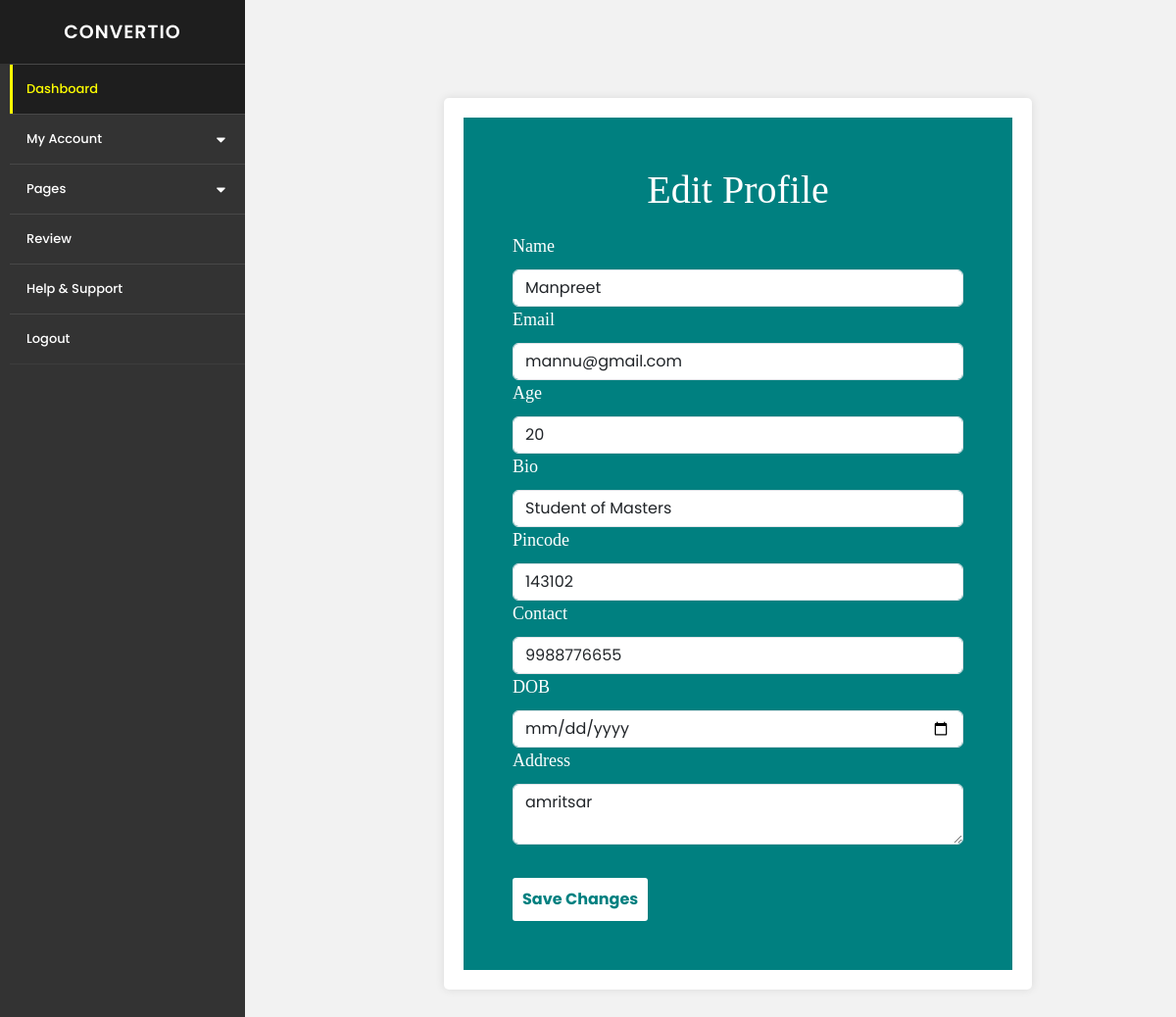
Page /editprofile/ (signed in) on the committed database.
### toolapp/models.py (models this page shows, shortened)
class user_register(models.Model):
    name=models.CharField(max_length=100)
    email=models.EmailField(max_length=50)
    password=models.CharField(max_length=50)
    age=models.CharField(max_length=50, blank=True, null=True)
    bio=models.CharField(max_length=200, blank=True, null=True)
    pincode=models.CharField(max_length=50, blank=True, null=True)
    contact=models.CharField(max_length=20, blank=True, null=True)
    dob=models.CharField(max_length=50, blank=True, null=True)
    address=models.CharField(max_length=100, blank=True, null=True)
    image=models.ImageField(upload_to="data",blank=True, null=True)

### toolapp/views.py (the view)
# urls.py: path("editprofile/",views.editprofile,name='editprofile'),
def editprofile(request):
	if not request.session.has_key('email'):
		return redirect('/login/')
	detail=user_register.objects.get(email=request.session['email'])
	if request.method=="POST":
		detail.name=request.POST.get('nm')
		detail.age=request.POST.get('age')
		detail.bio=request.POST.get('bio')
		detail.pincode=request.POST.get('pin')
		detail.contact=request.POST.get('cont')
		detail.DOB=request.POST.get('date')
		detail.address=request.POST.get('add')
		detail.save()
		print("Successfully edited")
		return redirect('/myprofile/')
	else:
		return render(request,'editprofile.html',{'i':detail})

### template/editprofile.html (shortened to what this page needs)
{% extends 'sidebar.html' %}
{% block content %}
{% load static %}
<!DOCTYPE html>
<html>
<head>
</head>
<body>
	<div class="container">
	<form method="POST" action="" style="background: teal; padding: 50px;">
	  <h1>Edit Profile</h1>
	  <label>Name</label>
	  <input type="text" name="nm" value="{{i.name}}" class="form-control">
	  <label>Email</label>
	  <input type="email" name="em" value="{{i.email}}" class="form-control">
	  <label>Age</label>
	  <input type="number" name="age" value="{{i.age}}" class="form-control">
    <label>Bio</label>
    <input type="text" name="bio" value="{{i.bio}}" class="form-control">
	  <label>Pincode</label>
	  <input type="text" name="pin" value="{{i.pincode}}" class="form-control">
	  <label>Contact</label>
	  <input type="phone" name="cont"  value="{{i.contact}}"class="form-control">
	  <label>DOB</label>
	  <input type="date" name="date" value="{{i.dob}}" class="form-control">
    <label>Address</label>
	  <textarea class="form-control" value="" name="add">{{i.address}}</textarea><br>
    <button type="submit" style="padding: 10px;margin-top: 10px;background-color: white;
        color: teal;border: none;border-radius: 3px;cursor: pointer; font-weight: bold;">Save Changes</button>
	</form>
</div>
</body>
</html>
{% endblock %}

### template/sidebar.html (style rules this page uses)
* { margin: 0; padding: 0; user-select: none; box-sizing: border-box; font-family: 'Poppins', sans-serif }
body { background-color: #eee }

### template/editprofile.html (style rules this page uses)
body { font-family: arial, sans-serif; background-color: #f2f2f2; }
.container { max-width: 600px; margin: 0 auto; margin-top: 100px; margin-bottom: 100px; padding: 20px; background-color: white; border-radius: 5px; box-shadow: 0 0 10px rgba(0, 0, 0, 0.1); }
h1 { text-align: center; margin-bottom: 20px; font-family: charlesworth; color: white; }
label { display: block; margin-bottom: 10px; color: white; font-family: charlesworth; font-size: 18px; }

### rows in the picture
user_register: nm "Manpreet", em "mannu@gmail.com", age "20", bio "Student of Masters", pin "143102", cont "9988776655", add "amritsar"
